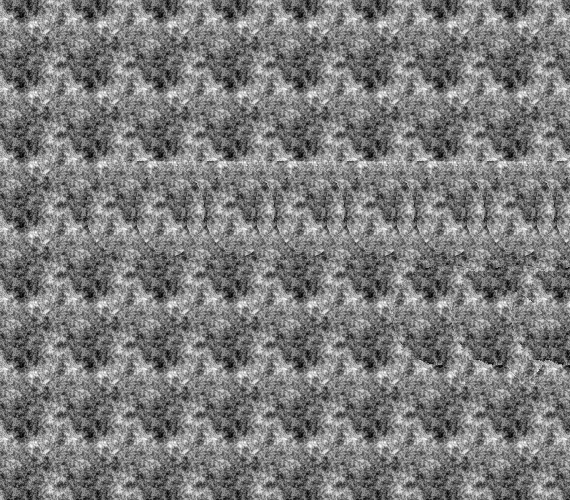
#> input picture autostereogram.png, 570 x 500 px, found by its file name
$ python lgn_model_filter.py
#> lines starting #> are read from the running program, lines starting #| are printed output that depends on the picture; pictures that were not available may be replaced by others from this repository, and a replacement may not be noted
"""
Innate Binocular Vision (ibv) code to run the experiments.
"""

from PIL import Image, ImageOps
import time
import json
import hashlib
import numpy as np
import random
import os
import matplotlib.pyplot as plt
from scipy import signal
from sklearn.decomposition import FastICA
from sklearn.feature_extraction import image as skimage
# from google.cloud import storage
from colorama import Fore,Style
import logging

def calculate_optimal_p(t, r, a):
    p = t / (((np.pi * (r**2)/2))*(1+a))
    return p


# [29 lines left out: function generate_gabor, not called in this run]


def open_norm(path, verbose=False):
#> called with verbose = False
    raw = np.array(Image.open(path).convert("L"))
#> raw is the input picture: shape (500, 570); min 0, max 255, mean 123.8
    norm = (raw - np.mean(raw)) / np.std(raw)

    if verbose:
        return raw, norm
    else:
        return norm


# [54 lines left out: functions linear_convolution, double_convolve, scale_disparity, not called in this run]


# In[4]:

def generate_patches(num_patches, patch_size, lgn_width, lgn_p, lgn_r, lgn_t, lgn_a):
    #here we creat LGN patern patches
    print(Fore.GREEN + 'generate_patches:')
    print(Style.RESET_ALL)

    half_comp = patch_size**2
    patch_count = 0

    while (patch_count < num_patches):
        L = LGN(width=lgn_width, p=lgn_p, r=lgn_r, t=lgn_t, trans=lgn_a,
                make_wave=True, num_layers=2, random_seed=random.randint(1, 100))
        try:
            layer_activity = L.make_img_mat(patch_count)
        except ValueError as err:
            raise err

        patches_1 = np.array(skimage.extract_patches_2d(layer_activity[0], (patch_size, patch_size)))
        # plt.imshow(patches_1[0])
        # plt.title('patch sample from layer 1')
        # plt.show()
        patches_2 = np.array(skimage.extract_patches_2d(layer_activity[1], (patch_size, patch_size)))
        # plt.imshow(patches_2[0])
        # plt.title('patch sample from layer 2')
        # plt.show()
        reshaped_patches_1 = patches_1.reshape(-1,patches_1.shape[1]*patches_1.shape[1])
        reshaped_patches_2 = patches_2.reshape(-1,patches_2.shape[1]*patches_2.shape[1])
        composite_patches = np.concatenate((reshaped_patches_1, reshaped_patches_2), axis=1)

        # removing the patches that don't have variance in pixel values
        blacklist = []
        for x in range(composite_patches.shape[0]):
            if composite_patches[x][:half_comp].std() == 0.0 or composite_patches[x][half_comp:].std() == 0.0:
                blacklist.append(x)
        composite_patches = np.delete(composite_patches, np.array(blacklist), axis=0)
        # plt.imshow(composite_patches)
        # plt.title('Composit patch')
        # plt.show()
        if (patch_count == 0):
            patch_base = composite_patches
        else:
            patch_base = np.append(patch_base, composite_patches, axis=0)

        patch_count = patch_base.shape[0]

    return (patch_base[:num_patches], layer_activity)


# In[5]:

def perform_ica(num_components, patches):

    print(Fore.GREEN + 'perform_ica:')
    print(Style.RESET_ALL)
    # Run ICA on all the patches and return generated components
    # note, sensitive to n_components
    ica_instance = FastICA(n_components=num_components,
                           random_state=1, max_iter=1000000, whiten='standard')
    icafit = ica_instance.fit(patches)
    ica_components = icafit.components_
    return ica_components


# In[6]:

def generate_filters(num_filters, num_components, num_patches, patch_size, lgn_width, lgn_p, lgn_r, lgn_t, lgn_a):
    print(Fore.RED + 'generate_filters:')
    print(Style.RESET_ALL)

    filter_count = 0
    filter_base=[]
    while (filter_count < num_filters):
        # try:
        patches = generate_patches(
        num_patches, patch_size, lgn_width, lgn_p, lgn_r, lgn_t, lgn_a)
    # except ValueError as err:
            # raise err
        #actually bases not filters
        filters = perform_ica(num_components, patches[0])
        #lets plot bases

        plt.imshow(np.transpose(filters), cmap='gray', aspect='auto')
        plt.colorbar()
        plt.show()
        # print(filters)

        if (filter_count == 0):
            print(filters)
            # filter_base = np.append(filter_base,filters, axis=0)
            filter_base = filters

            filter_count = filter_base.shape[0]
            print('filter count:' ,filter_count)

        else:
            # filter_base = np.append(filter_base, filters, axis=0)
            filter_base = np.vstack([filter_base,filters])
            filter_count = filter_base.shape[0]
            print('filter count:' ,filter_count)
            print('filters(base) array shape: ',filter_base.shape )


    return (filter_base[:num_filters], patches[0], patches[1])


# In[7]:

# [141 lines left out: functions unpack_filters, linear_disparity, normalize_disparity, generate_activity, estimate_depth, save_array and 2 more, not called in this run]


def distance(x0, y0, x1, y1):
    return np.sqrt(pow(x0-x1, 2) + pow(y0-y1, 2))


class LGN:
    """
    this class defines a model which generates binocular spontaneous activity
    """

    def __init__(self, width=128, p=0.5, r=1.0, t=1, trans=0.0,
        make_wave=True, num_layers=2, random_seed=0):
        random.seed(random_seed)
        self.width = width
        self.p = p
        self.r = r
        self.t = t
        self.trans = trans
        self.num_layers = num_layers
        if make_wave:
            self.reset_wave()

    def reset_wave(self):
        """ create another random wave """
        # setting up the network
        w = self.width
        self.allcells = (self.num_layers * w * w)
        self.recruitable = np.random.rand(self.num_layers, w, w) < self.p
        self.tot_recruitable = len(np.where(self.recruitable)[0])
        self.tot_recruitable_active = 0
        self.tot_active = 0
        self.active = np.zeros([self.num_layers, w, w], bool)
        self.active_neighbors = np.zeros([self.num_layers, w, w], int)
        self.activated = []  # the recently active nodes

        if self.tot_recruitable > 0:
            # changed active threshold from 20% to 1%
            while self.fraction_active() < 0.20:
                self.activate()

    def fraction_active(self):
        """ returns the fraction of potentially recruitable cells which are active """
        if self.tot_recruitable > 0:
            return float(self.tot_recruitable_active) / self.tot_recruitable
        else:
            return float('NaN')

    def propagate(self):
        """ propagate the activity if a valid node has been activated """
        # activated only has recruitable and currently inactive members
        while len(self.activated) > 0:
            act_l, act_x, act_y = self.activated.pop()
            self.active[act_l, act_x, act_y] = True
            self.tot_active += 1
            self.tot_recruitable_active += 1
            for l in range(self.num_layers):
                for x in range(int(act_x-self.r), int(act_x+self.r+1)):
                    for y in range(int(act_y-self.r), int(act_y+self.r+1)):
                        if distance(act_x, act_y, x, y) <= self.r:
                            xi = x % self.width
                            yi = y % self.width
                            if l != act_l:  # spread the activity across layers
                                if np.random.rand() < self.trans:  # transfer the activity
                                    self.active_neighbors[l, xi, yi] += 1
                            else:  # if it is the same layer
                                self.active_neighbors[l, xi, yi] += 1
                            if self.active_neighbors[l, xi, yi] == self.t and not self.active[l, xi, yi]:
                                if self.recruitable[l, xi, yi]:
                                    self.activated.append([l, xi, yi])
                                else:  # activate the node but don't propagate the activity
                                    self.active[l, xi, yi] = True
                                    self.tot_active += 1

    def activate(self):
        """ activate a random potentially active node """
        if self.fraction_active() > 0.95:
            return

        # pick a random point
        while True:
            l = np.random.randint(0, self.num_layers)
            x = np.random.randint(0, self.width)
            y = np. random.randint(0, self.width)
            if (self.recruitable[l, x, y] and not self.active[l, x, y]):
                break
        self.activated.append([l, x, y])
        self.propagate()

    # [21 lines left out: function correlation, not called in this run]

    def make_img_mat(self,p_c, show_img=True):
        # print(Fore.RED + 'make_img_mat:')
        # print(Style.RESET_ALL)

        """ return a matrix of 1's and 0's showing the activity in both layers """
        percentage_active = float(self.active.sum()) / self.allcells

        print(p_c,': percentage_active:'  ,percentage_active)
        if percentage_active < 0.05:
            print('LGN: activity less than low bound')
            raise ValueError('LGN: activity less than low bound')
        if percentage_active > 0.99:
            print('LGN: activity greater than high bound')
            raise ValueError('LGN: activity greater than high bound')


        img_array = np.zeros([self.num_layers, self.width, self.width])
        w = self.width

        for l in range(self.num_layers):
            img = np.zeros([w, w], float)
            conv = 0
            for x in range(0, w-1):
                for y in range(0, w-1):
                    if self.active[l, x, y]:
                        img[x, y] = 1
                        # Defines a 3x3 convolution kernel
                        normal = np.array([[1,1,1],[1,0,1],[1,1,1]])
                        conv2d = signal.convolve2d(img, normal, boundary='symm', mode='same')
                        thresh = 4.0
                        conv2d[np.where(conv2d < thresh)]  = 0
                        conv2d[np.where(conv2d >= thresh)]  = 1
                        conv = conv2d

            img_array[l] = conv
            # Next line shows each of activity patern 1 by 1
            # plt.imshow(img)
            # plt.title("LGN activity 64x64 layer {}".format(l+1))

            # plt.show()

            plt.imshow(conv)
            plt.title("Convolved LGN activity layer {}".format(l+1))

            plt.show()

        return img_array


def local_experiment(experiment_subparameters, patch_max, filter_max):
    print(Fore.BLUE + 'local_experiment:')
    print(Style.RESET_ALL)

    current_dir = os.getcwd()
    depthmap_path =  experiment_subparameters["depthmap_path"]
    # depthmap_path = os.path.join(current_dir, experiment_subparameters["depthmap_path"])

    autostereogram_path = experiment_subparameters["autostereogram_path"]
    # autostereogram_path = os.path.join(current_dir,experiment_subparameters["autostereogram_path"])

    autostereogram = open_norm(autostereogram_path, verbose=False)
    groundtruth = np.array(Image.open(depthmap_path).convert("L"))
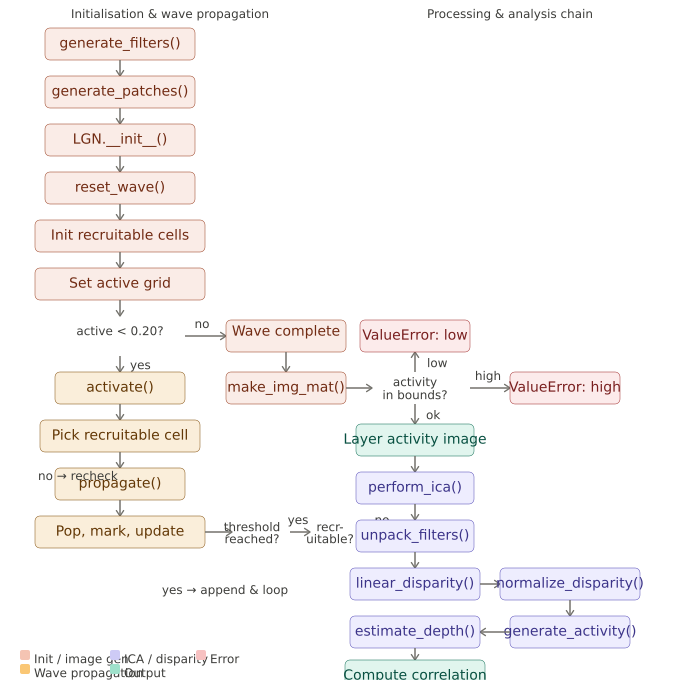
#> input picture lgn_internal_detail.png, 680 x 680 px, given in place of dm.png, which was not available
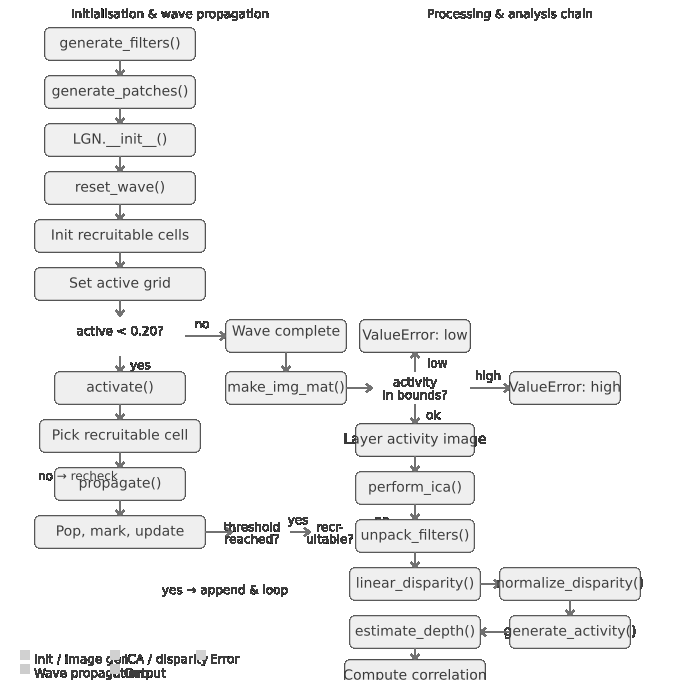
#> groundtruth: shape (680, 680); min 0, max 255, mean 242.3

    # try:
    res = generate_filters(experiment_subparameters["num_filters"], experiment_subparameters["num_components"], experiment_subparameters["num_patches"],
                            experiment_subparameters["patch_size"],
                            experiment_subparameters["lgn_size"],
                            experiment_subparameters["lgn_parameters"]['lgn_a'],
                            experiment_subparameters["lgn_parameters"]['lgn_r'] ,experiment_subparameters["lgn_parameters"]['lgn_p'], experiment_subparameters["lgn_parameters"]['lgn_t'])
#> the loop in generate_patches, `while (patch_count < num_patches):` made 7 passes
#> pass 1, in make_img_mat, `plt.show()`:
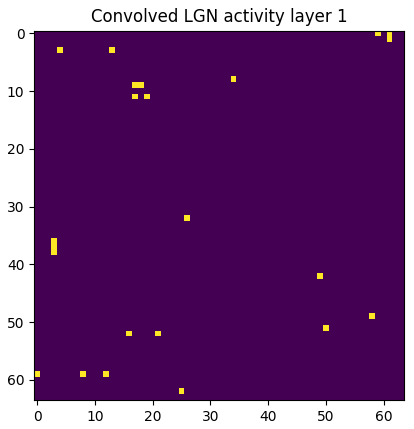
#> figure drawn by matplotlib, 1 panel
        # except ValueError as err:
    #     raise err

    filters = res[0]
    patches = res[1].reshape(-1, experiment_subparameters["patch_size"], experiment_subparameters["patch_size"])
    lgn = res[2]

    split_filters = unpack_filters(filters)


    disparity_map = linear_disparity(split_filters[0], split_filters[1])
    normalized_disparity = normalize_disparity(disparity_map)
    activity = generate_activity(autostereogram, experiment_subparameters["autostereogram_patch"], split_filters[0], split_filters[1], normalized_disparity)
    depth_estimate = estimate_depth(activity)


    correlation = np.corrcoef(depth_estimate.flatten(), groundtruth.flatten())[0, 1]

    experiment_subparameters["correlation"] = correlation
    return experiment_subparameters
# -----------------------------------run-----------------------------------

experiment_subparameters = {
    "depthmap_path": r"C:\vscode\innate-binocular-vision\innate-binocular-vision\dm.png",
    "autostereogram_path": r"C:\vscode\innate-binocular-vision\innate-binocular-vision\autostereogram.png",
    # "num_filters": 2000,
    "num_filters": 200,
    "num_components": 75,
    "num_patches": 5000,
    "patch_size": 16,
    "lgn_size": 64,
    # "lgn_parameters":[[0.5, 1.5 , 10], [4, 4, 1],[1, 4, 8], [0.05 ,0.05, 1]],
    "lgn_parameters":
        {
            "lgn_a": 0.5,
            "lgn_r": 2.0,
            "lgn_p": 0.592,
            "lgn_t": 1.0,
            "name": "a0.05_r1.00_p0.592_t1.00"
        },
    "lgn_dump": r"C:\vscode\innate-binocular-vision\innate-binocular-vision",
    "filter_dump": r"C:\vscode\innate-binocular-vision\innate-binocular-vision",
    "patch_dump": r"C:\vscode\innate-binocular-vision\innate-binocular-vision",
    "autostereogram_patch":r"C:\vscode\innate-binocular-vision\innate-binocular-vision",
    "activity_dump":r"C:\vscode\innate-binocular-vision\innate-binocular-vision",
    "correlation":r"C:\vscode\innate-binocular-vision\innate-binocular-vision"

}
# [[0.5 1.5 10], [4 4 1] ,[1 4 8], [0.05 0.05 1]]
# Set the maximum values for patch and filter
# (original path_max=100000, original filter=200)
patch_max = 10000
filter_max = 20

# Call the local_experiment function

#> (the run stopped early here; a loop or call above may not have finished)
